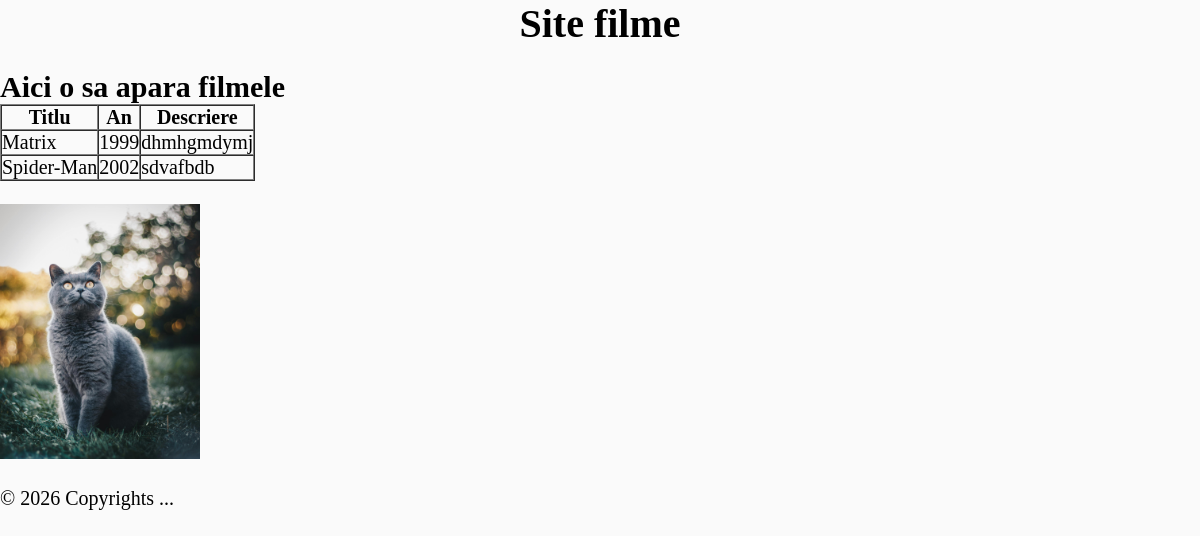
The page / on the database its author committed.
### viewer/models.py (models this page shows)
class Movie(models.Model):
    title = models.CharField(max_length=128, null=True, blank=True)
    year = models.PositiveIntegerField(default=2012, null=True, blank=True)
    description = models.TextField(null=True, blank=True)

### viewer/views.py (the view)
# urls.py: path('', views.show_homepage, name='home'),
def show_homepage(request):
    movies = Movie.objects.all()
    return render(request, 'home.html', {'movies_html': movies})

### viewer/templates/home.html
{% extends 'base.html' %}
{% load static %}
{% block content %}
    <h1>Aici o sa apara filmele</h1>
    <table border="1" cellpadding="20" cellspacing="0" >
        <thead>
            <tr>
                <th>Titlu</th>
                <th>An</th>
                <th>Descriere</th>
            </tr>
        </thead>
        <tbody>
            {% for movie in movies_html %}
                <tr>
                    <td>{{ movie.title }}</td>
                    <td>{{ movie.year }}</td>
                    <td>{{ movie.description }}</td>
                </tr>
            {% endfor %}
        </tbody>
    </table>
    <br />
    <img src="{% static 'images/cat.jpg' %}" alt="Cat picture" width="200px" />
{% endblock %}

### static/css/index.css (style rules this page uses)
* { margin: 0; padding: 0; box-sizing: border-box; }
body { background: #fafafa; color: #000; font-size: 20px; }

### rows shown on the page
Movie: title "Matrix", year "1999", description "dhmhgmdymj"
Movie: title "Spider-Man", year "2002", description "sdvafbdb"
